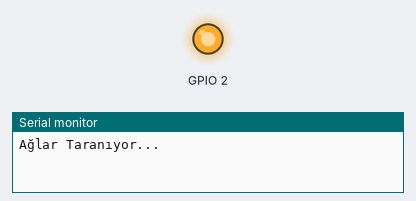
A sketch run on a simulated ESP32. Parts: output pins drawn as LEDs (lit = HIGH), the last lines printed to the serial monitor. A WiFi scan finds three made-up networks.

Above: at 2.2 s.
At 6.0 s:
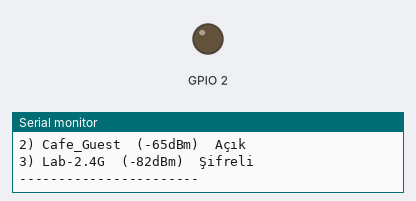
Timing chart, 0 to 10.8 s (numbered marks = the images above):
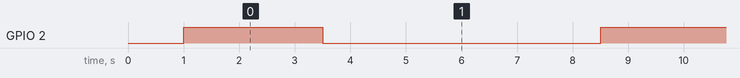

The sketch:

wifi_scan.ino
```cpp
#include "WiFi.h"

void setup() {
  // put your setup code here, to run once:
  pinMode(2, OUTPUT);
  Serial.begin(115200);
  WiFi.mode(WIFI_STA);
  WiFi.disconnect(true, true);
  delay(1000);
}

void loop() {
  // put your main code here, to run repeatedly:
  // digitalWrite(2, HIGH);
  // delay(500);
  // digitalWrite(2, LOW);
  // delay(500);

  digitalWrite(2,HIGH);
  Serial.println("Ağlar Taranıyor...");
  int n = WiFi.scanNetworks();
  delay(500);
  digitalWrite(2,LOW);

  if (n==0){
    Serial.println("Hiç ağ bulunamadı .");
  }
  else{
    Serial.printf("%d ağ bulundu:\n",n);

    for (int i = 0;i < n; i++){
      Serial.printf("%d) %s  (%ddBm)  %s\n",
        i + 1,
        WiFi.SSID(i).c_str(),
        WiFi.RSSI(i),
        WiFi.encryptionType(i) == WIFI_AUTH_OPEN ? "Açık" : "Şifreli"
      );
    }
  }
  Serial.println("-----------------------");
  delay(5000);
}
```

Measured:
- by itself, GPIO 2: alternates HIGH for 2.5 s and LOW for 5.0 s
